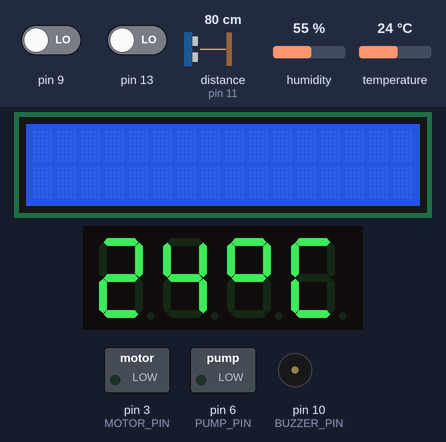
Simulated run of this sketch. Board: Arduino Uno, built for the host (arithmetic inside an expression is 32-bit, double 64-bit). Parts: 16×2 character LCD, 4-digit seven-segment display, switched loads named in the sketch (green lamp = pin HIGH), buzzer (waves = sounding, pin HIGH). Wiring (inferred from the names in the program): ultrasonic range finder: trigger pin 12; echo pin 11. The inputs (shaded band) are chosen by the test bench; at power-on: temperature 24 °C, pin 9 LOW, pin 13 LOW, distance to the obstacle (sensor on pin 11) 80 cm, humidity 55 %. The echo pulse lasts 58.3 µs per cm; pins used as bus, display or sensor lines are not drawn; what the sketch prints to the serial monitor is not drawn.

Above: at 1.2 s.
1.3 s: temperature set to 21 °C
At 2.5 s:
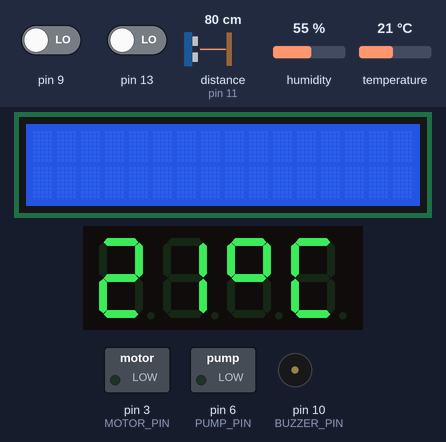
3.6 s: temperature set to 28 °C
At 5.2 s:
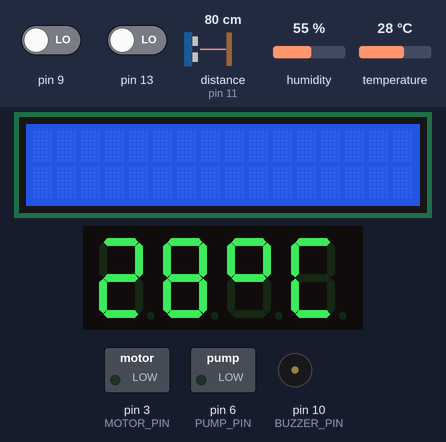
5.6 s: temperature set to 25 °C
At 32.7 s:
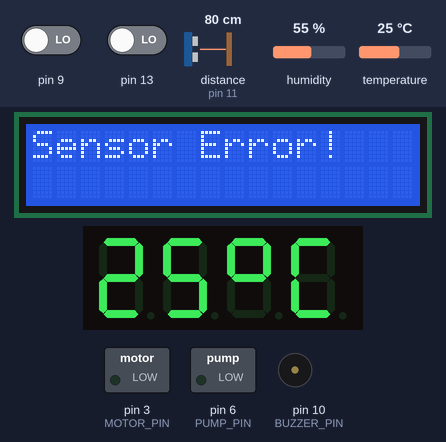
Timing chart, 0 to 33.5 s (numbered marks = the images above; inputs shaded):
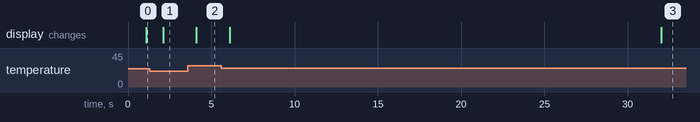

Measured:
- the behaviour switches between 27 and 26 °C on temperature (found by bisection; images 2 and 3)
- after the input at 1.3 s, the display: changes after 0.81 s (image 1)
- after the input at 3.6 s, the display: changes after 0.51 s (image 2)
- after the input at 5.6 s, the display: first changes after 0.51 s (image 3 shows a later state)

The sketch:

Smart-Greenhouse.ino
```cpp
#include <dht.h>
#include <TM1637Display.h>
#include <avr/io.h>
#include <util/delay.h>
#include <stdint.h>
#include <Arduino.h>
#include <Wire.h>
#include <LiquidCrystal_I2C.h>

//Button
#define BUTTON_PIN PD2 //2

//Control
volatile bool debounceLock = false;
uint32_t lastButtonPressTime = 0;

//Motor
#define MOTOR_PIN PD3 //3

//TM1637 - 4digit 7segment display
#define DIO PD4 //4
#define CLK PD5 //5
TM1637Display segm_display(CLK, DIO);

//Pump
#define PUMP_PIN PD6 //6
#define PUMP_DURATION 6000 //6 sec

//DHT11 - temperature & humidity sensor
dht DHT;
#define DHT11_PIN PD7 //7
#define DHT_READ_INTERVAL 1000 //1 sec

//Time control
volatile bool readDHTSensorFlag = false;
volatile bool showHumidityFlag = false;

//Soil moisture sensor
#define SENSOR_PWR_PIN PB0  //8  //For protection
#define SOIL_SENSOR_PIN A0
#define SOIL_THRESHOLD 250
#define SENSOR_CHECK_INTERVAL 30000 //30 sec

//Buzzer
#define BUZZER_PIN PB2 //10

//Motion sensor
#define TRIG_PIN PB4 //12
#define ECHO_PIN PB3 //11
#define DIST_THRESHOLD_LOW 15 //cm
uint8_t state_motion = 1;

//LiquidCrystal_I2C diplay
LiquidCrystal_I2C lcd(0x27, 16, 2);

//Global variables
int8_t temperature = 0;
int8_t humidity = 0;
uint32_t lastCheckTime = 0;
uint32_t pumpStartTime = 0;
uint32_t currentTime = 0;
uint8_t read_dht = 0;


void setup() {
    Serial.begin(9600);
    Serial.println("System Initialized");

    init_pins();
    lcd.init();
    lcd.backlight();

    segm_display.setBrightness(7);

    Timer1_init();
    Timer2_init();

    Init_INT0();
}

void loop() {
    soil_check();
    detect_object();
    currentTime = millis();
    show_temp_hum();
}

ISR(TIMER1_COMPA_vect) {
    static uint32_t elapsedMillis = 0;
    elapsedMillis++;

    if (elapsedMillis >= DHT_READ_INTERVAL) {
        elapsedMillis = 0;
        readDHTSensorFlag = true;
    }
}

ISR(INT0_vect) {
    uint32_t currentMillis = millis();

    if (currentMillis - lastButtonPressTime > 500) {
        lastButtonPressTime = currentMillis;

        showHumidityFlag = !showHumidityFlag;
    }
}

void Timer1_init() {
    TCCR1A = 0;                 // Normal mode
    TCCR1B = (1 << WGM12);      // CTC mode (using OCR1A for compare match)
    OCR1A = 249;                // Timer1 compare match value for 1ms interrupt (16MHz / 64 / 1000 = 249)
    TIMSK1 |= (1 << OCIE1A);    // Enable Timer1 compare match interrupt
    TCCR1B |= (1 << CS11) | (1 << CS10);  // Prescaler 64
}

void Timer2_init() {
    DDRD |= (1 << MOTOR_PIN);  // Set MOTOR_PIN as output (connected to OC2B)

    TCCR2A = (1 << WGM20) | (1 << WGM21);  // Fast PWM mode
    TCCR2A |= (1 << COM2B1);               // Non-inverting mode on OC2B
    TCCR2B = (1 << CS21);                  // prescaler 8 (16MHz / 8 = 2MHz)
    OCR2B = 0;                             // PWM duty cycle to 0 (fan off)
}

void Init_INT0() {
    EICRA |= (1 << ISC01) | (1 << ISC00);  // Trigger on falling edge
    EIMSK |= (1 << INT0);                  // Enable INT0 interrupt
    sei();                                 // Enable global interrupts //SREG bit 7
}

void init_pins() {
    DDRD &= ~(1 << BUTTON_PIN);
    PORTD |= (1 << BUTTON_PIN); //Pull-up

    DDRB |= (1 << SENSOR_PWR_PIN);
    DDRD |= (1 << PUMP_PIN);
    PORTB &= ~(1 << SENSOR_PWR_PIN);
    PORTD &= ~(1 << PUMP_PIN);


    DDRB |= (1 << TRIG_PIN) | (1 << BUZZER_PIN); // Set TRIG_PIN and BUZZER_PIN as output
    DDRB &= ~(1 << ECHO_PIN);                   // Set ECHO_PIN as input

    PORTB &= ~((1 << TRIG_PIN) | (1 << BUZZER_PIN));
}

void show_temp_hum() {
    if (readDHTSensorFlag) {
        readDHTSensorFlag = false;

        read_dht = DHT.read11(DHT11_PIN);

        if (read_dht == DHTLIB_OK) {
            temperature = DHT.temperature;
            displayTemperature();
            Serial.print("Temperature: ");
            Serial.print(temperature);
            Serial.println("°C");

            humidity = DHT.humidity;
            Serial.print("Humidity: ");
            Serial.print(humidity);
            Serial.println("%");

            fan_control();

        }
        else {
            segm_display.showNumberDec(-1);
            Serial.print("Error reading sensor. Code: ");
            Serial.println(read_dht);
        }
    }

    if (showHumidityFlag) {
        showHumidityFlag = false;

        read_dht = DHT.read11(DHT11_PIN);

        if (read_dht == DHTLIB_OK) {
            displayHumidity();
            delay(500);
        }
        else {
            segm_display.showNumberDec(-1);
        }
    }
}
void displayTemperature() {
    uint8_t segments[4];
    segments[0] = segm_display.encodeDigit((temperature / 10) % 10);
    segments[1] = segm_display.encodeDigit(temperature % 10);
    segments[2] = 0b01100011; // Degree symbol
    segments[3] = 0b00111001; // Letter 'C'

    segm_display.setSegments(segments, 4, 0);
}

void displayHumidity() {
    uint8_t segments[4];
    if (humidity < 100) {
        segments[0] = segm_display.encodeDigit(((int)humidity / 10) % 10);
        segments[1] = segm_display.encodeDigit((int)humidity % 10);
        segments[2] = 0;
    }
    else {
        segments[0] = segm_display.encodeDigit(((int)humidity / 100) % 10);
        segments[1] = segm_display.encodeDigit(((int)humidity / 10) % 10);
        segments[2] = segm_display.encodeDigit((int)humidity % 10);
    }
    segments[3] = 0b00111110; //Letter 'U'
    segm_display.setSegments(segments, 4, 0);
}

void fan_control() {
    if (temperature > 26 || humidity > 85) {
        OCR2B = 130;
        Serial.println("Fan is ON at HIGH speed.");
    }
    else if (temperature > 22 || humidity > 65) {
        OCR2B = 100;
        Serial.println("Fan is ON at LOW speed.");
    }
    else {
        OCR2B = 0;
        Serial.println("Fan is OFF.");
    }
}

void soil_check() {
    if (currentTime - lastCheckTime >= SENSOR_CHECK_INTERVAL) {
        lastCheckTime = currentTime;

        Serial.println("Checking soil moisture...");

        PORTB |= (1 << SENSOR_PWR_PIN);
        delay(2000); // Stabilization time
        uint8_t soilMoisture = analogRead(SOIL_SENSOR_PIN); //Registers
        PORTB &= ~(1 << SENSOR_PWR_PIN);

        if (soilMoisture == 0 || soilMoisture > 1023) {
            lcd.clear();
            lcd.setCursor(0, 0);
            lcd.print("Sensor Error!");
            Serial.println("ERROR: Unable to read soil moisture.");
            return;
        }

        lcd.clear();
        lcd.setCursor(0, 0);
        lcd.print("Moist: ");
        lcd.print(soilMoisture);
        Serial.print("Soil Moisture: ");
        Serial.println(soilMoisture);

        if (soilMoisture < SOIL_THRESHOLD) {
            lcd.setCursor(0, 1);
            lcd.print("Watering... ");
            Serial.println("Starting watering process...");

            pump_control(true);
            Serial.println("Pump is ON");

            pumpStartTime = currentTime;
            while (currentTime - pumpStartTime < PUMP_DURATION) {
                currentTime = millis();
            }
            pump_control(false);
            Serial.println("Pump stopped. Watering process complete.");
        }
        else {
            lcd.setCursor(0, 1);
            lcd.print("Healthy! ");
            Serial.println("Plant is healthy. No watering needed.");
        }
    }
}

void pump_control(bool state) {
    if (state) {
        PORTD |= (1 << PUMP_PIN);
    }
    else {
        PORTD &= ~(1 << PUMP_PIN);
    }
}

void detect_object(void) {
    PORTB |= (1 << TRIG_PIN);
    //delay(10);
    _delay_us(10);
    PORTB &= ~(1 << TRIG_PIN);

    uint32_t count = 0;
    while (!(PINB & (1 << ECHO_PIN))) {  //Protects the code from being stuck forever if no echo is detected.
        if (count++ > 3000) {
            return;
        }
    }

    count = 0;
    while (PINB & (1 << ECHO_PIN)) {
        if (count++ > 3000) {
            return;
        }
    }

    uint32_t distance = (count / 2) * 0.0343;

    if (distance >= DIST_THRESHOLD_LOW ) {
        if (state_motion == 1) {
            PORTB |= (1 << BUZZER_PIN);

            //_delay_ms(5000);
            state_motion = 0;
        }
    }
    else {
        state_motion = 1;
        PORTB &= ~(1 << BUZZER_PIN);
    }
}
```
